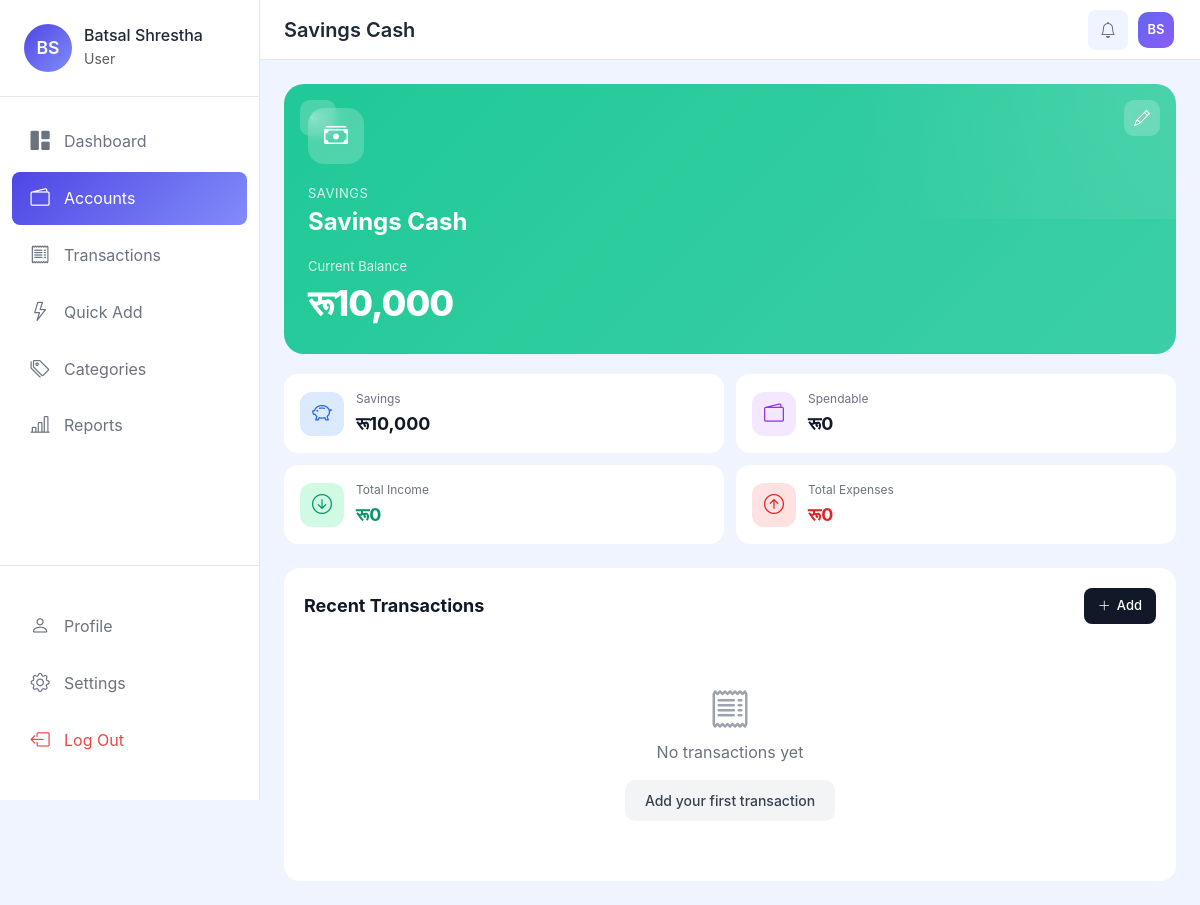
Page /wallets/8/ (signed in) on the earlier database version.
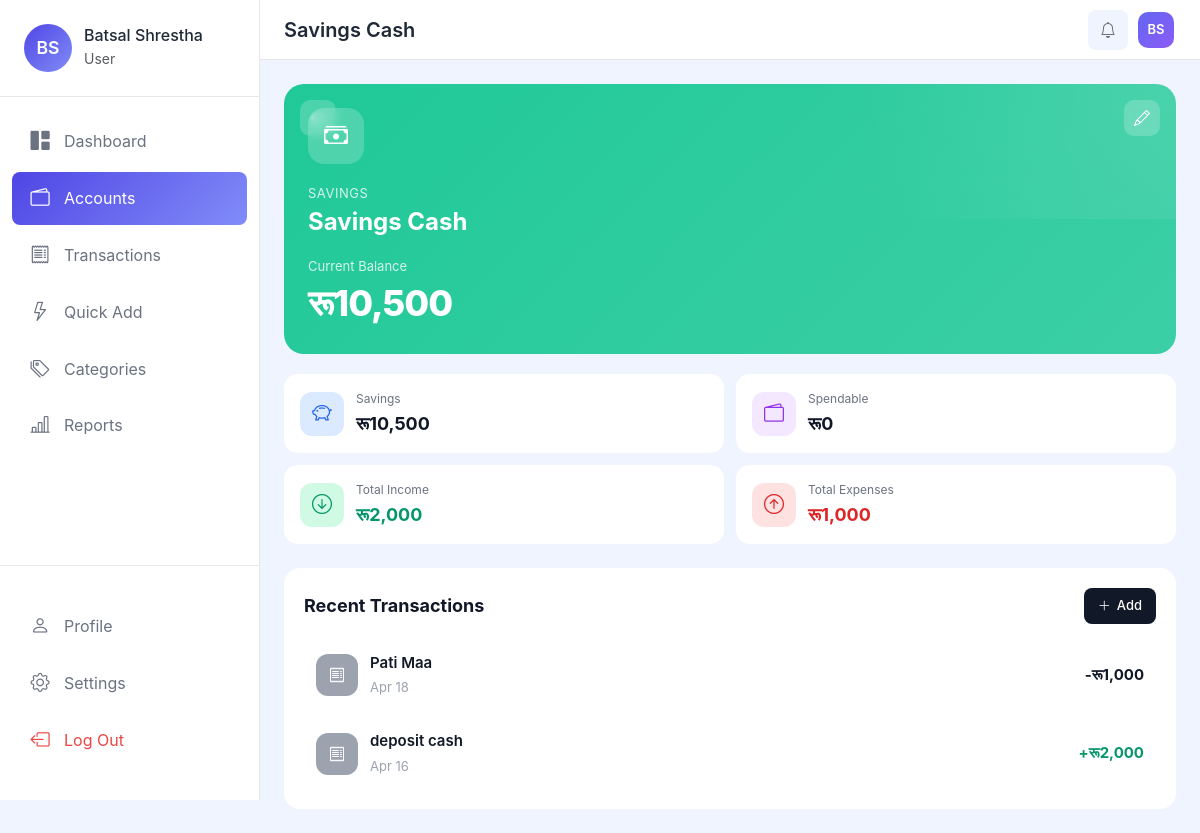
Same page on the later database version.
### apps/wallets/models.py (models this page shows, shortened)
class Account(models.Model):
    ACCOUNT_TYPES = [
        ('bank', 'Bank Account'),
        ('wallet', 'Digital Wallet'),
        ('cash', 'Cash'),
        ('savings', 'Savings'),
        ('credit', 'Credit Card'),
    ]
    ICON_CHOICES = [
        ('bi-bank', 'Bank'),
        ('bi-wallet2', 'Wallet'),
        ('bi-cash-stack', 'Cash'),
        ('bi-piggy-bank', 'Savings'),
        ('bi-credit-card', 'Credit Card'),
        ('bi-phone', 'Mobile Wallet'),
    ]
    COLOR_CHOICES = [
        ('#28a745', 'Green'),
        ('#007bff', 'Blue'),
        ('#ffc107', 'Yellow'),
        ('#dc3545', 'Red'),
        ('#6f42c1', 'Purple'),
        ('#fd7e14', 'Orange'),
        ('#20c997', 'Teal'),
        ('#e83e8c', 'Pink'),
    ]
    user = models.ForeignKey(User, on_delete=models.CASCADE, related_name='accounts')
    name = models.CharField(max_length=100)
    account_type = models.CharField(max_length=20, choices=ACCOUNT_TYPES, default='bank')
    initial_balance = models.DecimalField(max_digits=12, decimal_places=2, default=0)
    savings_amount = models.DecimalField(
        max_digits=12,
        decimal_places=2,
        default=0,
        help_text="Amount you want to set aside as savings from this account"
    )
    credit_limit = models.DecimalField(
        max_digits=12,
        decimal_places=2,
        default=0,
        help_text="Credit limit for credit cards"
    )
    billing_due_date = models.DateField(
        null=True,
        blank=True,
        help_text="Next payment due date for credit cards"
    )
    minimum_payment = models.DecimalField(
        max_digits=12,
        decimal_places=2,
        default=0,
        help_text="Minimum payment due for credit cards"
    )
    icon = models.CharField(max_length=50, choices=ICON_CHOICES, default='bi-wallet2')
    color = models.CharField(max_length=7, choices=COLOR_CHOICES, default='#28a745')
    description = models.TextField(blank=True, null=True)
    is_active = models.BooleanField(default=True)
    include_in_total = models.BooleanField(default=True, help_text="Include in total balance calculation")
    created_at = models.DateTimeField(auto_now_add=True)
    updated_at = models.DateTimeField(auto_now=True)
    class Meta:
        verbose_name = 'Account'
        verbose_name_plural = 'Accounts'
        ordering = ['name']
        unique_together = ['user', 'name']
    @property
    def is_credit_card(self):
        return self.account_type == 'credit'
    @property
    def current_balance(self):
        from apps.transactions.models import Transaction
        credits = Transaction.objects.filter(
            account=self,
            transaction_type='credit'
        ).aggregate(total=models.Sum('amount'))['total'] or Decimal('0')
        debits = Transaction.objects.filter(
            account=self,
            transaction_type='debit'
        ).aggregate(total=models.Sum('amount'))['total'] or Decimal('0')
        if self.is_credit_card:
            return self.initial_balance + debits - credits
        else:
            return self.initial_balance + credits - debits
    @property
    def actual_balance(self):
        if self.is_credit_card:
            return self.available_credit
        return self.current_balance - self.savings_amount
    @property
    def total_credits(self):
        from apps.transactions.models import Transaction
        return Transaction.objects.filter(
            account=self,
            transaction_type='credit'
        ).aggregate(total=models.Sum('amount'))['total'] or Decimal('0')
    @property
    def total_debits(self):
        from apps.transactions.models import Transaction
        return Transaction.objects.filter(
            account=self,
            transaction_type='debit'
        ).aggregate(total=models.Sum('amount'))['total'] or Decimal('0')

### apps/transactions/models.py (models this page shows, shortened)
class Transaction(models.Model):
    TRANSACTION_TYPES = [
        ('credit', 'Credit (Income)'),
        ('debit', 'Debit (Expense)'),
    ]
    user = models.ForeignKey(User, on_delete=models.CASCADE, related_name='transactions')
    account = models.ForeignKey(Account, on_delete=models.CASCADE, related_name='transactions')
    category = models.ForeignKey(Category, on_delete=models.SET_NULL, null=True, blank=True, related_name='transactions')
    subcategory = models.ForeignKey(SubCategory, on_delete=models.SET_NULL, null=True, blank=True, related_name='transactions')
    date = models.DateField()
    description = models.CharField(max_length=255)
    amount = models.DecimalField(max_digits=12, decimal_places=2)
    transaction_type = models.CharField(max_length=10, choices=TRANSACTION_TYPES, default='debit')
    notes = models.TextField(blank=True, null=True)
    created_at = models.DateTimeField(auto_now_add=True)
    updated_at = models.DateTimeField(auto_now=True)
    class Meta:
        verbose_name = 'Transaction'
        verbose_name_plural = 'Transactions'
        ordering = ['-date', '-created_at']
    @property
    def is_credit(self):
        return self.transaction_type == 'credit'

### apps/wallets/views.py (the view)
# urls.py: path('<int:pk>/', views.AccountDetailView.as_view(), name='detail'),
class AccountDetailView(LoginRequiredMixin, DetailView):
    model = Account
    template_name = 'wallets/detail.html'
    context_object_name = 'account'
    def get_queryset(self):
        return Account.objects.filter(user=self.request.user)
    def get_context_data(self, **kwargs):
        context = super().get_context_data(**kwargs)
        context['transactions'] = self.object.transactions.all()[:20]
        context['currency_symbol'] = self.request.user.profile.currency_symbol
        context['page_title'] = self.object.name
        if self.object.is_credit_card:
            context['cc_payments'] = self.object.cc_payments.all()[:10]
            context['source_accounts'] = Account.objects.filter(
                user=self.request.user,
                is_active=True
            ).exclude(account_type='credit')
        return context

### apps/accounts/models.py (called while the page is built)
    @property
    def currency_symbol(self):
        symbols = {
            'NPR': 'रू',
            'USD': '$',
            'EUR': '€',
            'GBP': '£',
            'INR': '₹',
            'AUD': 'A$',
            'CAD': 'C$',
            'JPY': '¥',
            'CNY': '¥',
        }
        return symbols.get(self.currency, 'रू')

    @property
    def display_name(self):
        if self.user.first_name:
            return f"{self.user.first_name} {self.user.last_name}".strip()
        return self.user.username

    @property
    def initials(self):
        if self.user.first_name and self.user.last_name:
            return f"{self.user.first_name[0]}{self.user.last_name[0]}".upper()
        return self.user.username[:2].upper()

### apps/wallets/templates/wallets/detail.html (shortened to what the changed rows need)
{% extends 'base.html' %}
{% load humanize %}
{% block content %}
<div class="wallet-page">
    <div class="wallet-hero" style="background: linear-gradient(135deg, {{ account.color }} 0%, {{ account.color }}dd 100%);">
        <div class="wallet-info">
            <span class="wallet-type">{{ account.get_account_type_display }}</span>
            <h1 class="wallet-name">{{ account.name }}</h1>
        </div>
        <div class="wallet-balance">
            <span class="balance-label">{% if account.is_credit_card %}Amount Owed{% else %}Current Balance{% endif %}</span>
            <span class="balance-amount">{{ currency_symbol }}{{ account.current_balance|floatformat:0|intcomma }}</span>
        </div>
    </div>
    <div class="stats-row">
        {% if not account.is_credit_card %}
        <div class="stat-card">
            <div class="stat-icon savings">
                <i class="bi bi-piggy-bank"></i>
            </div>
            <div class="stat-content">
                <span class="stat-label">Savings</span>
                <span class="stat-value">{{ currency_symbol }}{{ account.savings_amount|floatformat:0|intcomma }}</span>
            </div>
        </div>
        <div class="stat-card">
            <div class="stat-icon spendable">
                <i class="bi bi-wallet2"></i>
            </div>
            <div class="stat-content">
                <span class="stat-label">Spendable</span>
                <span class="stat-value">{{ currency_symbol }}{{ account.actual_balance|floatformat:0|intcomma }}</span>
            </div>
        </div>
        <div class="stat-card">
            <div class="stat-icon income">
                <i class="bi bi-arrow-down-circle"></i>
            </div>
            <div class="stat-content">
                <span class="stat-label">Total Income</span>
                <span class="stat-value green">{{ currency_symbol }}{{ account.total_credits|floatformat:0|intcomma }}</span>
            </div>
        </div>
        <div class="stat-card">
            <div class="stat-icon expense">
                <i class="bi bi-arrow-up-circle"></i>
            </div>
            <div class="stat-content">
                <span class="stat-label">Total Expenses</span>
                <span class="stat-value red">{{ currency_symbol }}{{ account.total_debits|floatformat:0|intcomma }}</span>
            </div>
        </div>
        {% endif %}
    </div>
    <div class="transactions-section">
        <div class="section-header">
            <h2>Recent {% if account.is_credit_card %}Charges{% else %}Transactions{% endif %}</h2>
        </div>
        {% if transactions %}
        <div class="txn-list">
            {% for transaction in transactions %}
            <a href="{% url 'transactions:detail' transaction.pk %}" class="txn-item">
                <div class="txn-icon" style="background: {% if transaction.category %}{{ transaction.category.color }}{% else %}#9ca3af{% endif %}">
                    <i class="{% if transaction.category %}{{ transaction.category.icon }}{% else %}bi-receipt{% endif %}"></i>
                </div>
                <div class="txn-details">
                    <span class="txn-desc">{{ transaction.description }}</span>
                    <span class="txn-meta">
                        {{ transaction.date|date:"M d" }}
                    </span>
                </div>
                <span class="txn-amount {% if transaction.is_credit %}income{% else %}expense{% endif %}">
                    {% if transaction.is_credit %}+{% else %}-{% endif %}{{ currency_symbol }}{{ transaction.amount|floatformat:0|intcomma }}
                </span>
            </a>
            {% endfor %}
        </div>
        {% else %}
        <div class="empty-state">
            <i class="bi bi-receipt"></i>
            <p>No transactions yet</p>
            <a href="{% url 'transactions:create' %}?account={{ account.pk }}" class="add-first-btn">
                Add your first transaction
            </a>
        </div>
        {% endif %}
    </div>
</div>
{% endblock %}

### templates/components/navbar.html (shortened to what this page needs)
<nav class="top-navbar">
    <div class="d-flex align-items-center">
        <h5 class="page-title mb-0 d-none d-md-block">{{ page_title|default:"Dashboard" }}</h5>
    </div>
    <div class="navbar-actions d-flex align-items-center gap-2">
        <div class="dropdown">
            <button class="btn btn-icon" type="button" data-bs-toggle="dropdown" aria-expanded="false" id="notificationDropdownBtn">
                <i class="bi bi-bell"></i>
            </button>
        </div>
        <div class="dropdown">
            <button class="btn btn-icon profile-btn" type="button" data-bs-toggle="dropdown" aria-expanded="false">
                <div class="profile-avatar-sm">
                    {% if user.first_name %}
                        {{ user.first_name|make_list|first }}{{ user.last_name|make_list|first }}
                    {% else %}
                        {{ user.username|make_list|first|upper }}
                    {% endif %}
                </div>
            </button>
        </div>
    </div>
</nav>

Differences in the rows shown:
changed Account "Savings Cash": current_balance "10,000" → "10,500"; savings_amount "10,000" → "10,500"; total_credits "0" → "2,000"; total_debits "0" → "1,000"
added Transaction: currency_symbol "रू", transaction_type "debit" (drawn)
added Transaction: currency_symbol "रू", transaction_type "credit" (drawn)
Other differences:
text no longer shown: "No transactions yet Add your first transaction"
